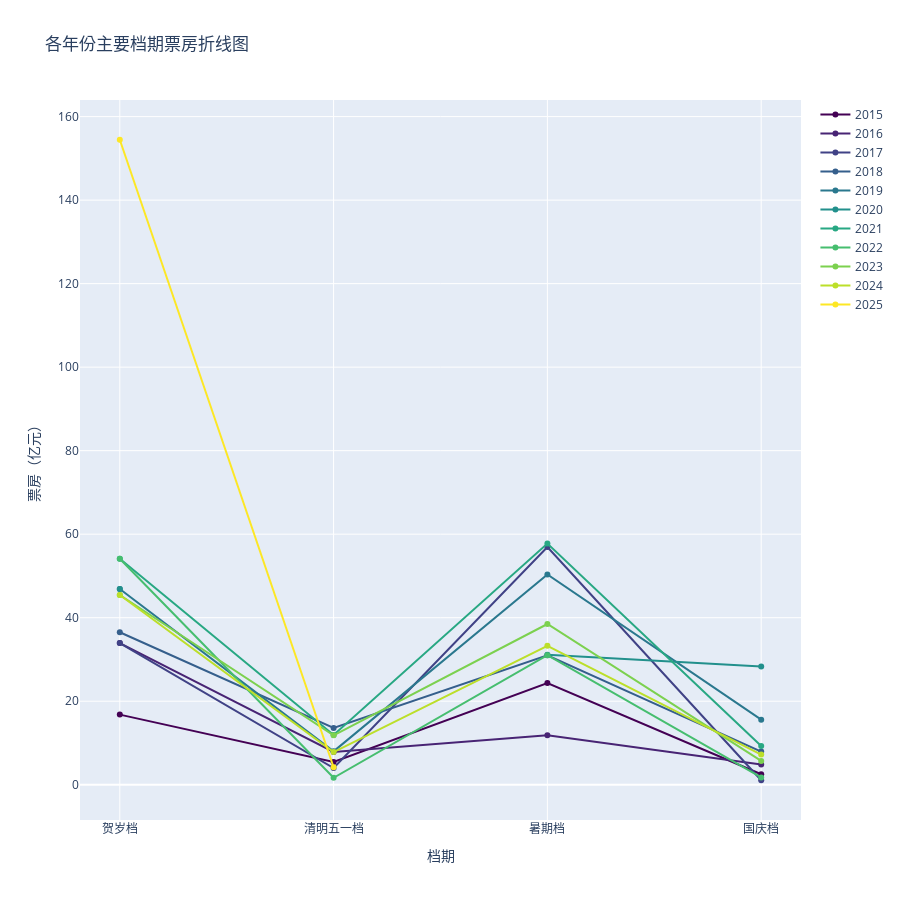

Write notebook code for a chart like this one.
### Code cell
import pandas as pd
import plotly.graph_objects as go
import plotly.colors as pc

# 数据
data = {
    "year": [2015, 2016, 2017, 2018, 2019, 2020, 2021, 2022, 2023, 2024, 2025],
    "贺岁档": [16.79, 33.91, 33.91, 36.52, 46.87, 46.87, 54.13, 54.13, 45.44, 45.44, 154.46],
    "清明五一档": [5.44, 7.85, 4.00, 13.61, 7.99, None, 11.91, 1.66, 11.84, 7.81, 4.19],
    "暑期档": [24.36, 11.86, 56.94, 31.00, 50.35, 31.10, 57.75, 31.03, 38.49, 33.27, None],
    "国庆档": [2.51, 4.82, 1.07, 7.94, 15.58, 28.29, 9.26, 1.74, 5.69, 7.21, None]
}
df = pd.DataFrame(data)

# 档期顺序
x_labels = ["贺岁档", "清明五一档", "暑期档", "国庆档"]

# 归一化年份用于采样颜色
years = df["year"]
norm_years = (years - years.min()) / (years.max() - years.min())

# 从颜色渐变中采样颜色
colors = pc.sample_colorscale("viridis", norm_years)

# 构建图形
fig = go.Figure()

for i, row in df.iterrows():
    y = [row[col] for col in x_labels]
    fig.add_trace(go.Scatter(
        x=x_labels,
        y=y,
        mode='lines+markers',
        name=str(int(row["year"])),
        line=dict(color=colors[i])
    ))

# 更新布局
fig.update_layout(
    title="各年份主要档期最高票房",
    xaxis_title="档期",
    yaxis_title="票房（亿元）",
    width=900,
    height=900
)

fig.show()

### Figure 1 — Plotly figure (JSON) as saved in the notebook; plotly's stock layout.template omitted (floating-point values rounded to 4 significant figures)
{"data": [{"line": {"color": "rgb(68, 1, 84)"}, "mode": "lines+markers", "name": "2015", "type": "scatter", "x": ["贺岁档", "清明五一档", "暑期档", "国庆档"], "y": [16.79, 5.44, 24.36, 2.51]}, {"line": {"color": "rgb(72, 36, 116)"}, "mode": "lines+markers", "name": "2016", "type": "scatter", "x": ["贺岁档", "清明五一档", "暑期档", "国庆档"], "y": [33.91, 7.85, 11.86, 4.82]}, {"line": {"color": "rgb(64, 66, 134)"}, "mode": "lines+markers", "name": "2017", "type": "scatter", "x": ["贺岁档", "清明五一档", "暑期档", "国庆档"], "y": [33.91, 4, 56.94, 1.07]}, {"line": {"color": "rgb(53, 95, 140)"}, "mode": "lines+markers", "name": "2018", "type": "scatter", "x": ["贺岁档", "清明五一档", "暑期档", "国庆档"], "y": [36.52, 13.61, 31, 7.94]}, {"line": {"color": "rgb(42, 120, 142)"}, "mode": "lines+markers", "name": "2019", "type": "scatter", "x": ["贺岁档", "清明五一档", "暑期档", "国庆档"], "y": [46.87, 7.99, 50.35, 15.58]}, {"line": {"color": "rgb(34, 144, 140)"}, "mode": "lines+markers", "name": "2020", "type": "scatter", "x": ["贺岁档", "清明五一档", "暑期档", "国庆档"], "y": [46.87, null, 31.1, 28.29]}, {"line": {"color": "rgb(40, 168, 131)"}, "mode": "lines+markers", "name": "2021", "type": "scatter", "x": ["贺岁档", "清明五一档", "暑期档", "国庆档"], "y": [54.13, 11.91, 57.75, 9.26]}, {"line": {"color": "rgb(70, 190, 111)"}, "mode": "lines+markers", "name": "2022", "type": "scatter", "x": ["贺岁档", "清明五一档", "暑期档", "国庆档"], "y": [54.13, 1.66, 31.03, 1.74]}, {"line": {"color": "rgb(124, 209, 79)"}, "mode": "lines+markers", "name": "2023", "type": "scatter", "x": ["贺岁档", "清明五一档", "暑期档", "国庆档"], "y": [45.44, 11.84, 38.49, 5.69]}, {"line": {"color": "rgb(188, 223, 42)"}, "mode": "lines+markers", "name": "2024", "type": "scatter", "x": ["贺岁档", "清明五一档", "暑期档", "国庆档"], "y": [45.44, 7.81, 33.27, 7.21]}, {"line": {"color": "rgb(253, 231, 37)"}, "mode": "lines+markers", "name": "2025", "type": "scatter", "x": ["贺岁档", "清明五一档", "暑期档", "国庆档"], "y": [154.5, 4.19, null, null]}], "layout": {"height": 900, "title": {"text": "各年份主要档期票房折线图"}, "width": 900, "xaxis": {"autorange": true, "range": [-0.1862, 3.186], "title": {"text": "档期"}, "type": "category"}, "yaxis": {"autorange": true, "range": [-8.45, 164.0], "title": {"text": "票房（亿元）"}, "type": "linear"}}}
